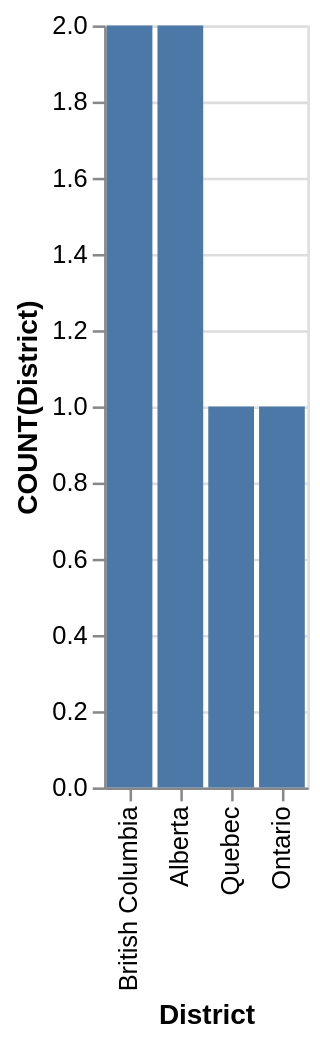

This figure's Vega-Lite source:
### Vega-Lite specification from a JSON file in a GitHub repository (floating-point values rounded to 4 significant figures)
{"data": {"values": [{"x_data": "British Columbia", "y_data": 2}, {"x_data": "Alberta", "y_data": 2}, {"x_data": "Quebec", "y_data": 1}, {"x_data": "Ontario", "y_data": 1}]}, "mark": "bar", "encoding": {"x": {"field": "x_data", "type": "nominal", "title": "District", "sort": {"op": "sum", "field": "y_data", "order": "descending"}}, "y": {"field": "y_data", "type": "quantitative", "title": "COUNT(District)"}}}
